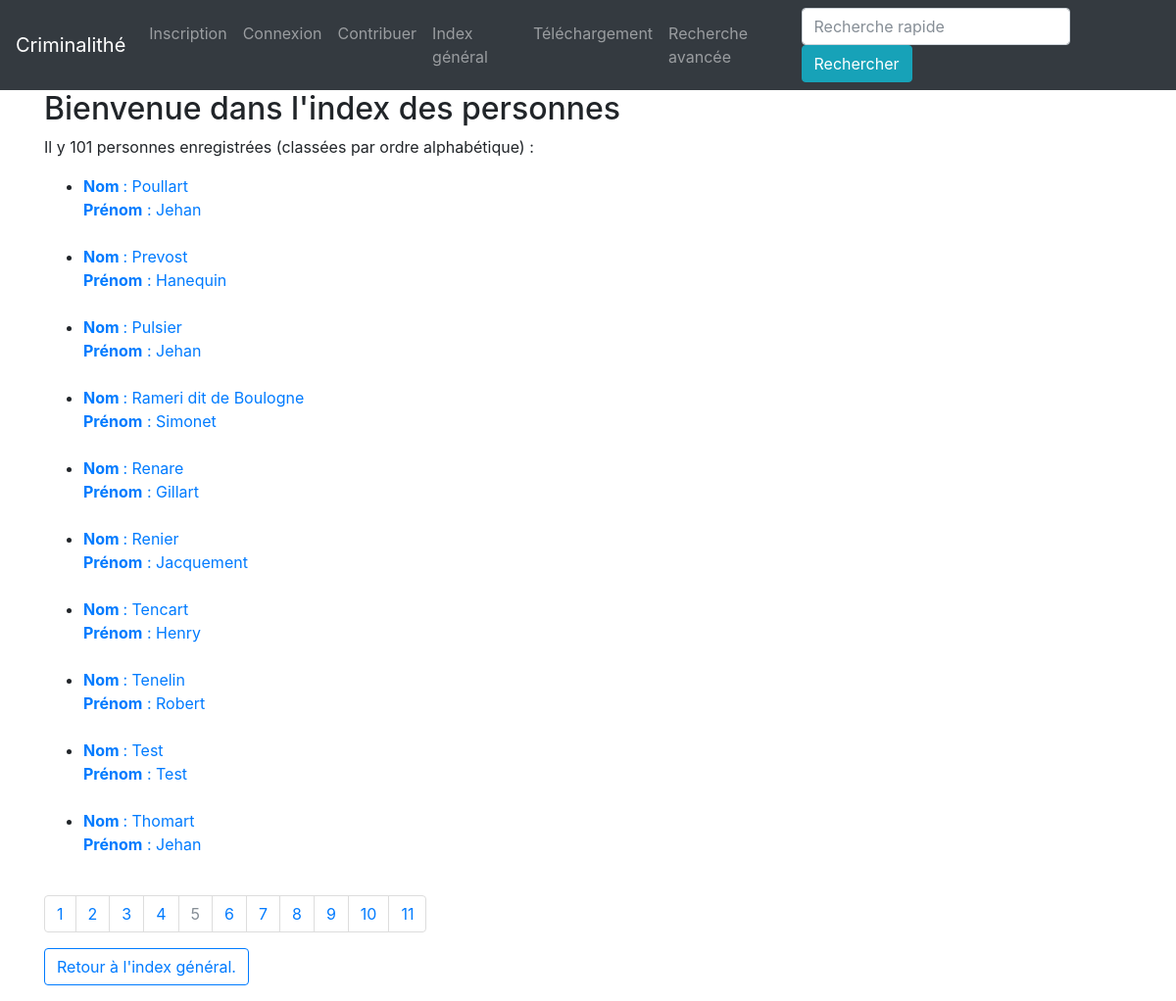
Page /Index/personnes/?page=5 on the earlier database version.
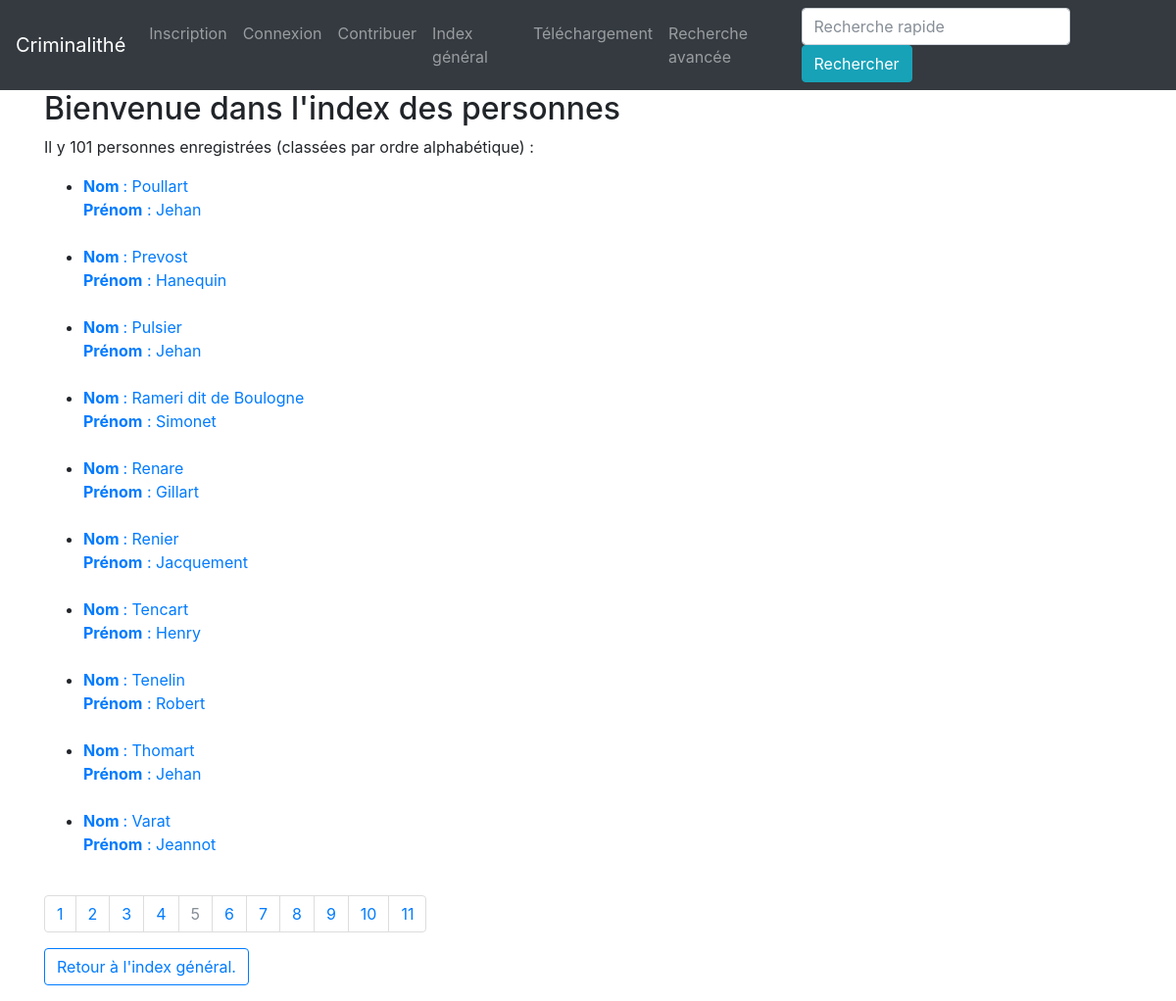
Same page on the later database version.
### app/modeles/donnees.py (models this page shows, shortened)
class Personnes(db.Model):
    personnes_id = db.Column(db.Integer, primary_key=True, unique=True, nullable=False, autoincrement=True)
    personnes_amendes_id = db.Column(db.Integer, db.ForeignKey("amendes.amendes_personnes_id"))
    personnes_nom = db.Column(db.Text)
    personnes_prenom = db.Column(db.Text)
    authorships = db.relationship("Authorship", back_populates="personne")
    amendes = db.relationship("Amendes", backref="amendes", foreign_keys="Amendes.amendes_personnes_id")

### app/routes/__init__.py (the view)
@app.route("/Index/personnes/")
def index_personnes():
    page = request.args.get("page", 1)
    if isinstance(page, str) and page.isdigit():
        page = int(page)
    else:
        page = 1
    personnes = Personnes.query.order_by(Personnes.personnes_nom).paginate(page=page, per_page=RESULTATS_PAR_PAGES_INDEX)
    return render_template("pages/Index_personnes.html", personnes=personnes)

### app/templates/pages/Index_personnes.html
{% extends "conteneur.html" %}
{% block corps %}
    <h2> Bienvenue dans l'index des personnes</h2>
<p>
    Il y 101 personnes enregistrées (classées par ordre alphabétique) :
        <ul>
            {% for personne in personnes.items %}
                <li><a href="{{url_for('personne', personnes_id=personne.personnes_id+1)}}">
                    <b>Nom </b>: {{personne.personnes_nom}}<br/>
                    <b>Prénom</b> : {{personne.personnes_prenom}}<br/>
                </a></li><br/>
            {% endfor %}
        </ul>
<nav aria-label="research-pagination">
      <ul class="pagination">
        {%- for page in personnes.iter_pages() %}
            {% if page %}
              {% if page != personnes.page %}
                <li class="page-item">
                    <a class="page-link" href="{{ url_for("index_personnes", page=page) }}">{{page}}</a>
                </li>
              {% else %}
                <li class="page-item active disabled">
                  <a class="page-link">{{page}} <span class="sr-only">(actuelle)</span></a>
                </li>
              {% endif %}
          {% else %}
                <li class="page-item disabled">
                  <a class="page-link">...</a>
                </li>
          {% endif %}
        {%- endfor %}
      </ul>
<button type="button" class="btn btn-outline-primary">
    <a href="{{url_for('index')}}">Retour à l'index général.</a></li>
</button>
</p>
{% endblock %}

### app/templates/conteneur.html (shortened to what this page needs)
<!DOCTYPE html>
<html>
    <head>
        {% include "partials/css.html" %}
    </head>
    <body>
      <nav class="navbar navbar-expand-md navbar-dark bg-dark justify-content-between">
        <a class="navbar-brand" href="{{ url_for('accueil') }}">Criminalithé</a>
        <ul class="navbar-nav mr-auto">
            {% if not current_user.is_authenticated %}
              <li class="nav-item">
                <a class="nav-link" href="{{url_for("inscription")}}">Inscription</a>
              </li>
              <li class="nav-item">
                <a class="nav-link" href="{{url_for("connexion")}}">Connexion</a>
              </li>
            {% else %}
              <li class="nav-item">
                <a class="nav-link" href="{{url_for("deconnexion")}}">Déconnexion ({{current_user.user_nom}})</a>
              </li>
            {% endif %}
            <li class="nav-item">
                <a class="nav-link" href="{{url_for("repertoire")}}">Contribuer</a>
            </li>
            <li class="nav-item">
                <a class="nav-link" href="{{url_for("index")}}">Index général</a>
            </li>
            <li class="nav-item">
                <a class="nav-link" href="{{url_for("download")}}">Téléchargement</a>
            </li>
            <li class="nav-item">
                <a class="nav-link" href="{{url_for("rechercheavancee")}}">Recherche avancée</a>
            </li>
        </ul>
        <form class="form-inline" action="{{url_for("recherche")}}" method="GET">
          <input class="form-control" name="keyword" type="search" placeholder="Recherche rapide" aria-label="Recherche">
          <button class="btn btn-info" type="submit">Rechercher</button>
        </form>
      </nav>
       <div class="container">
        <div class="row">
            <div class="col">
            {% block corps %}{% endblock %}
            </div>
        </div>
      </div>
    </body>
</html>

### app/templates/partials/css.html
<link rel="stylesheet" href="{{ url_for('static', filename='css/bootstrap.css')}}">

Differences in the rows shown:
removed Personnes: personnes_nom "Test", personnes_prenom "Test"
now on this page (row unchanged): Personnes: personnes_nom "Varat", personnes_prenom "Jeannot"
